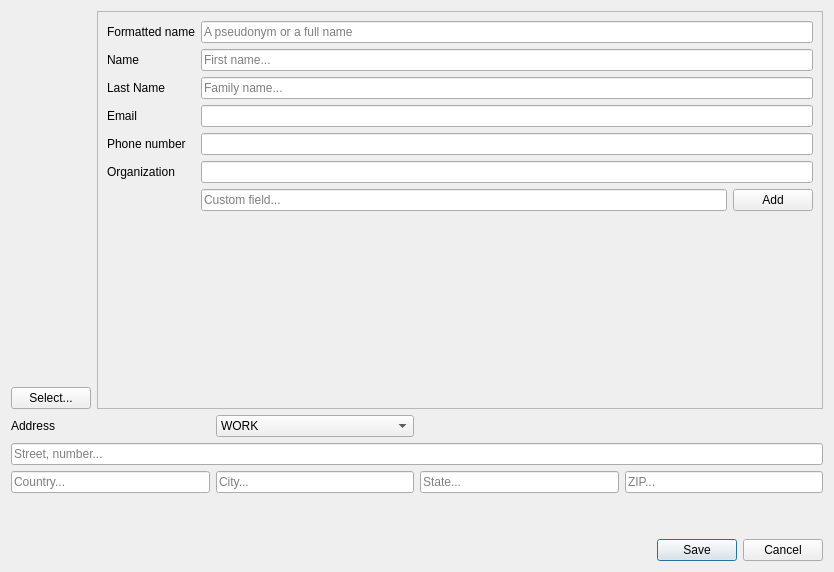
<?xml version="1.0" encoding="UTF-8"?>
<ui version="4.0">
 <class>DlgProfiles</class>
 <widget class="QWidget" name="DlgProfiles">
  <property name="geometry">
   <rect>
    <x>0</x>
    <y>0</y>
    <width>834</width>
    <height>572</height>
   </rect>
  </property>
  <property name="windowTitle">
   <string>Dialog</string>
  </property>
  <layout class="QGridLayout" name="gridLayout_2">
   <item row="3" column="0">
    <widget class="QPushButton" name="select_photo_button">
     <property name="text">
      <string>Select...</string>
     </property>
    </widget>
   </item>
   <item row="6" column="1">
    <spacer name="verticalSpacer">
     <property name="orientation">
      <enum>Qt::Vertical</enum>
     </property>
     <property name="sizeType">
      <enum>QSizePolicy::Preferred</enum>
     </property>
     <property name="sizeHint" stdset="0">
      <size>
       <width>20</width>
       <height>40</height>
      </size>
     </property>
    </spacer>
   </item>
   <item row="1" column="0">
    <widget class="QLabel" name="photoView">
     <property name="sizePolicy">
      <sizepolicy hsizetype="Fixed" vsizetype="Fixed">
       <horstretch>0</horstretch>
       <verstretch>0</verstretch>
      </sizepolicy>
     </property>
     <property name="minimumSize">
      <size>
       <width>64</width>
       <height>64</height>
      </size>
     </property>
     <property name="text">
      <string/>
     </property>
    </widget>
   </item>
   <item row="2" column="0">
    <spacer name="verticalSpacer_2">
     <property name="orientation">
      <enum>Qt::Vertical</enum>
     </property>
     <property name="sizeHint" stdset="0">
      <size>
       <width>20</width>
       <height>40</height>
      </size>
     </property>
    </spacer>
   </item>
   <item row="4" column="0" colspan="2">
    <layout class="QGridLayout" name="gridLayout_3">
     <item row="2" column="0" colspan="4">
      <widget class="QLineEdit" name="edit_address_1">
       <property name="placeholderText">
        <string>Street, number...</string>
       </property>
      </widget>
     </item>
     <item row="3" column="1">
      <widget class="QLineEdit" name="edit_city">
       <property name="placeholderText">
        <string>City...</string>
       </property>
      </widget>
     </item>
     <item row="3" column="2">
      <widget class="QLineEdit" name="edit_state">
       <property name="placeholderText">
        <string>State...</string>
       </property>
      </widget>
     </item>
     <item row="0" column="1">
      <widget class="QComboBox" name="cb_address_type">
       <item>
        <property name="text">
         <string>WORK</string>
        </property>
       </item>
       <item>
        <property name="text">
         <string>HOME</string>
        </property>
       </item>
       <item>
        <property name="text">
         <string>OTHER</string>
        </property>
       </item>
      </widget>
     </item>
     <item row="3" column="3">
      <widget class="QLineEdit" name="edit_postal_code">
       <property name="placeholderText">
        <string>ZIP...</string>
       </property>
      </widget>
     </item>
     <item row="3" column="0">
      <widget class="QLineEdit" name="edit_country">
       <property name="placeholderText">
        <string>Country...</string>
       </property>
      </widget>
     </item>
     <item row="0" column="0">
      <widget class="QLabel" name="label_adress">
       <property name="text">
        <string>Address</string>
       </property>
      </widget>
     </item>
    </layout>
   </item>
   <item row="0" column="0">
    <spacer name="verticalSpacer_3">
     <property name="orientation">
      <enum>Qt::Vertical</enum>
     </property>
     <property name="sizeHint" stdset="0">
      <size>
       <width>20</width>
       <height>40</height>
      </size>
     </property>
    </spacer>
   </item>
   <item row="0" column="1" rowspan="4">
    <widget class="QScrollArea" name="scrollArea_2">
     <property name="widgetResizable">
      <bool>true</bool>
     </property>
     <widget class="QWidget" name="scrollAreaWidgetContents_2">
      <property name="geometry">
       <rect>
        <x>0</x>
        <y>0</y>
        <width>739</width>
        <height>404</height>
       </rect>
      </property>
      <layout class="QVBoxLayout" name="verticalLayout">
       <item>
        <layout class="QFormLayout" name="formLayout">
         <property name="fieldGrowthPolicy">
          <enum>QFormLayout::AllNonFixedFieldsGrow</enum>
         </property>
         <item row="1" column="0">
          <widget class="QLabel" name="label_name">
           <property name="text">
            <string>Name</string>
           </property>
          </widget>
         </item>
         <item row="2" column="0">
          <widget class="QLabel" name="label_lname">
           <property name="text">
            <string>Last Name</string>
           </property>
          </widget>
         </item>
         <item row="2" column="1">
          <widget class="QLineEdit" name="edit_lname">
           <property name="placeholderText">
            <string>Family name...</string>
           </property>
          </widget>
         </item>
         <item row="3" column="0">
          <widget class="QLabel" name="label_email">
           <property name="text">
            <string>Email</string>
           </property>
          </widget>
         </item>
         <item row="3" column="1">
          <widget class="QLineEdit" name="edit_email"/>
         </item>
         <item row="4" column="0">
          <widget class="QLabel" name="label_cell">
           <property name="text">
            <string>Phone number</string>
           </property>
          </widget>
         </item>
         <item row="4" column="1">
          <widget class="QLineEdit" name="edit_cell"/>
         </item>
         <item row="5" column="0">
          <widget class="QLabel" name="label_organization">
           <property name="text">
            <string>Organization</string>
           </property>
          </widget>
         </item>
         <item row="5" column="1">
          <widget class="QLineEdit" name="edit_organization"/>
         </item>
         <item row="6" column="1">
          <layout class="QGridLayout" name="gridLayout">
           <item row="1" column="1">
            <widget class="QPushButton" name="btn_add_field">
             <property name="text">
              <string>Add</string>
             </property>
            </widget>
           </item>
           <item row="1" column="0">
            <widget class="QLineEdit" name="edit_custom_field">
             <property name="text">
              <string/>
             </property>
             <property name="placeholderText">
              <string>Custom field...</string>
             </property>
            </widget>
           </item>
          </layout>
         </item>
         <item row="1" column="1">
          <widget class="QLineEdit" name="edit_name">
           <property name="placeholderText">
            <string>First name...</string>
           </property>
          </widget>
         </item>
         <item row="0" column="0">
          <widget class="QLabel" name="label">
           <property name="text">
            <string>Formatted name</string>
           </property>
          </widget>
         </item>
         <item row="0" column="1">
          <widget class="QLineEdit" name="edit_formattedName">
           <property name="placeholderText">
            <string>A pseudonym or a full name</string>
           </property>
          </widget>
         </item>
        </layout>
       </item>
      </layout>
     </widget>
    </widget>
   </item>
   <item row="7" column="1">
    <widget class="QDialogButtonBox" name="buttonBox">
     <property name="standardButtons">
      <set>QDialogButtonBox::Cancel|QDialogButtonBox::Save</set>
     </property>
    </widget>
   </item>
  </layout>
 </widget>
 <resources/>
 <connections>
  <connection>
   <sender>select_photo_button</sender>
   <signal>clicked()</signal>
   <receiver>DlgProfiles</receiver>
   <slot>choosePhoto()</slot>
   <hints>
    <hint type="sourcelabel">
     <x>80</x>
     <y>413</y>
    </hint>
    <hint type="destinationlabel">
     <x>3</x>
     <y>202</y>
    </hint>
   </hints>
  </connection>
  <connection>
   <sender>btn_add_field</sender>
   <signal>clicked()</signal>
   <receiver>DlgProfiles</receiver>
   <slot>addCustomField()</slot>
   <hints>
    <hint type="sourcelabel">
     <x>820</x>
     <y>191</y>
    </hint>
    <hint type="destinationlabel">
     <x>822</x>
     <y>249</y>
    </hint>
   </hints>
  </connection>
  <connection>
   <sender>buttonBox</sender>
   <signal>accepted()</signal>
   <receiver>DlgProfiles</receiver>
   <slot>accept()</slot>
   <hints>
    <hint type="sourcelabel">
     <x>784</x>
     <y>567</y>
    </hint>
    <hint type="destinationlabel">
     <x>667</x>
     <y>481</y>
    </hint>
   </hints>
  </connection>
  <connection>
   <sender>buttonBox</sender>
   <signal>rejected()</signal>
   <receiver>DlgProfiles</receiver>
   <slot>cancel()</slot>
   <hints>
    <hint type="sourcelabel">
     <x>695</x>
     <y>567</y>
    </hint>
    <hint type="destinationlabel">
     <x>500</x>
     <y>480</y>
    </hint>
   </hints>
  </connection>
  <connection>
   <sender>edit_formattedName</sender>
   <signal>textChanged(QString)</signal>
   <receiver>DlgProfiles</receiver>
   <slot>slotChanged()</slot>
   <hints>
    <hint type="sourcelabel">
     <x>222</x>
     <y>23</y>
    </hint>
    <hint type="destinationlabel">
     <x>238</x>
     <y>3</y>
    </hint>
   </hints>
  </connection>
  <connection>
   <sender>edit_name</sender>
   <signal>textChanged(QString)</signal>
   <receiver>DlgProfiles</receiver>
   <slot>slotChanged()</slot>
   <hints>
    <hint type="sourcelabel">
     <x>209</x>
     <y>46</y>
    </hint>
    <hint type="destinationlabel">
     <x>217</x>
     <y>1</y>
    </hint>
   </hints>
  </connection>
  <connection>
   <sender>edit_lname</sender>
   <signal>textChanged(QString)</signal>
   <receiver>DlgProfiles</receiver>
   <slot>slotChanged()</slot>
   <hints>
    <hint type="sourcelabel">
     <x>254</x>
     <y>78</y>
    </hint>
    <hint type="destinationlabel">
     <x>202</x>
     <y>1</y>
    </hint>
   </hints>
  </connection>
  <connection>
   <sender>edit_lname</sender>
   <signal>textChanged(QString)</signal>
   <receiver>DlgProfiles</receiver>
   <slot>slotChanged()</slot>
   <hints>
    <hint type="sourcelabel">
     <x>315</x>
     <y>75</y>
    </hint>
    <hint type="destinationlabel">
     <x>102</x>
     <y>2</y>
    </hint>
   </hints>
  </connection>
  <connection>
   <sender>edit_email</sender>
   <signal>textChanged(QString)</signal>
   <receiver>DlgProfiles</receiver>
   <slot>slotChanged()</slot>
   <hints>
    <hint type="sourcelabel">
     <x>387</x>
     <y>107</y>
    </hint>
    <hint type="destinationlabel">
     <x>351</x>
     <y>1</y>
    </hint>
   </hints>
  </connection>
  <connection>
   <sender>edit_cell</sender>
   <signal>textChanged(QString)</signal>
   <receiver>DlgProfiles</receiver>
   <slot>slotChanged()</slot>
   <hints>
    <hint type="sourcelabel">
     <x>444</x>
     <y>133</y>
    </hint>
    <hint type="destinationlabel">
     <x>408</x>
     <y>1</y>
    </hint>
   </hints>
  </connection>
  <connection>
   <sender>edit_organization</sender>
   <signal>textChanged(QString)</signal>
   <receiver>DlgProfiles</receiver>
   <slot>slotChanged()</slot>
   <hints>
    <hint type="sourcelabel">
     <x>489</x>
     <y>154</y>
    </hint>
    <hint type="destinationlabel">
     <x>466</x>
     <y>2</y>
    </hint>
   </hints>
  </connection>
  <connection>
   <sender>btn_add_field</sender>
   <signal>clicked()</signal>
   <receiver>DlgProfiles</receiver>
   <slot>slotChanged()</slot>
   <hints>
    <hint type="sourcelabel">
     <x>785</x>
     <y>176</y>
    </hint>
    <hint type="destinationlabel">
     <x>510</x>
     <y>3</y>
    </hint>
   </hints>
  </connection>
  <connection>
   <sender>edit_address_1</sender>
   <signal>textEdited(QString)</signal>
   <receiver>DlgProfiles</receiver>
   <slot>slotChanged()</slot>
   <hints>
    <hint type="sourcelabel">
     <x>20</x>
     <y>461</y>
    </hint>
    <hint type="destinationlabel">
     <x>-5</x>
     <y>277</y>
    </hint>
   </hints>
  </connection>
  <connection>
   <sender>edit_country</sender>
   <signal>textEdited(QString)</signal>
   <receiver>DlgProfiles</receiver>
   <slot>slotChanged()</slot>
   <hints>
    <hint type="sourcelabel">
     <x>97</x>
     <y>479</y>
    </hint>
    <hint type="destinationlabel">
     <x>1</x>
     <y>317</y>
    </hint>
   </hints>
  </connection>
  <connection>
   <sender>edit_city</sender>
   <signal>textEdited(QString)</signal>
   <receiver>DlgProfiles</receiver>
   <slot>slotChanged()</slot>
   <hints>
    <hint type="sourcelabel">
     <x>330</x>
     <y>481</y>
    </hint>
    <hint type="destinationlabel">
     <x>2</x>
     <y>361</y>
    </hint>
   </hints>
  </connection>
  <connection>
   <sender>edit_state</sender>
   <signal>textEdited(QString)</signal>
   <receiver>DlgProfiles</receiver>
   <slot>slotChanged()</slot>
   <hints>
    <hint type="sourcelabel">
     <x>571</x>
     <y>491</y>
    </hint>
    <hint type="destinationlabel">
     <x>-1</x>
     <y>401</y>
    </hint>
   </hints>
  </connection>
  <connection>
   <sender>edit_postal_code</sender>
   <signal>textChanged(QString)</signal>
   <receiver>DlgProfiles</receiver>
   <slot>slotChanged()</slot>
   <hints>
    <hint type="sourcelabel">
     <x>769</x>
     <y>483</y>
    </hint>
    <hint type="destinationlabel">
     <x>834</x>
     <y>496</y>
    </hint>
   </hints>
  </connection>
 </connections>
 <slots>
  <slot>accept()</slot>
  <slot>cancel()</slot>
  <slot>choosePhoto()</slot>
  <slot>addCustomField()</slot>
  <slot>slotChanged()</slot>
 </slots>
</ui>
